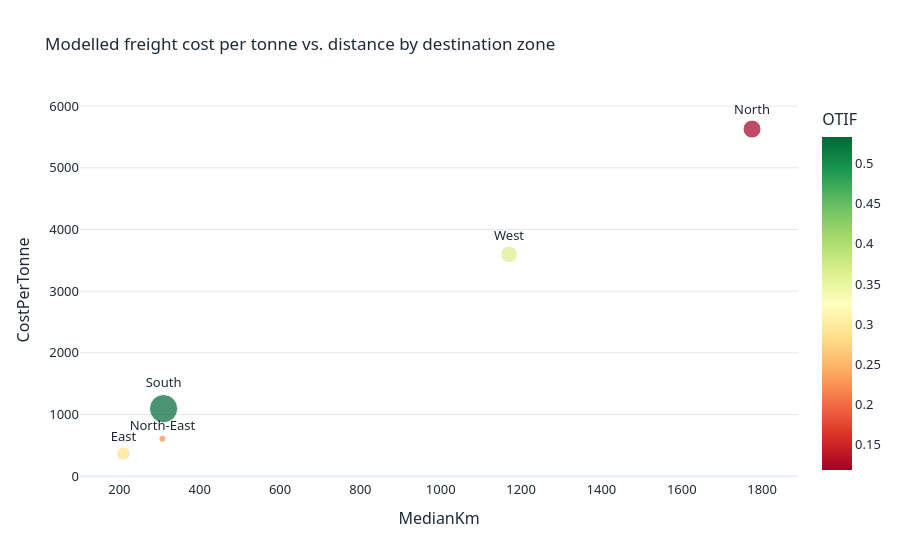

The cell this chart's notebook holds for it:
### Markdown cell above
## Part XII: Q8, Cost Efficiency by Region (Modelled)

### Code cell
cost = (df.groupby("DestinationZone").agg(Trips=("BookingID", "count"), SpendINR_M=("EstFreightCostINR", lambda s: s.sum() / 1e6),
          CostPerTrip=("EstFreightCostINR", "mean"), CostPerTonne=("EstCostPerTonneINR", "median"),
          CostPerTonneKm=("EstCostPerTonneKmINR", "median"), MedianKm=("DistanceKm", "median"), OTIF=("IsOnTime", "mean"))
          .query("Trips >= 10").sort_values("CostPerTonne", ascending=False))
display(cost)
fig = px.scatter(cost.reset_index(), x="MedianKm", y="CostPerTonne", size="Trips", color="OTIF", text="DestinationZone",
                 color_continuous_scale="RdYlGn", title="Modelled freight cost per tonne vs. distance by destination zone")
fig.update_traces(textposition="top center"); fig.show()

### Figure 1 — Plotly figure (JSON) as saved in the notebook; plotly's stock layout.template omitted (floating-point values rounded to 4 significant figures)
{"data": [{"hovertemplate": "MedianKm=%{x}<br>CostPerTonne=%{y}<br>Trips=%{marker.size}<br>DestinationZone=%{text}<br>OTIF=%{marker.color}<extra></extra>", "legendgroup": "", "marker": {"color": [0.1181, 0.3674, 0.5333, 0.219, 0.2861], "coloraxis": "coloraxis", "size": [711, 607, 1757, 105, 395], "sizemode": "area", "sizeref": 4.393, "symbol": "circle"}, "mode": "markers+text", "name": "", "orientation": "v", "showlegend": false, "text": ["North", "West", "South", "North-East", "East"], "textposition": "top center", "type": "scatter", "x": [1775.0, 1170.0, 310.0, 307.0, 210.0], "xaxis": "x", "y": [5628.0, 3597.0, 1095.0, 607.0, 368.0], "yaxis": "y"}], "layout": {"coloraxis": {"autocolorscale": false, "colorbar": {"title": {"text": "OTIF"}}, "colorscale": [[0.0, "rgb(165,0,38)"], [0.1, "rgb(215,48,39)"], [0.2, "rgb(244,109,67)"], [0.3, "rgb(253,174,97)"], [0.4, "rgb(254,224,139)"], [0.5, "rgb(255,255,191)"], [0.6, "rgb(217,239,139)"], [0.7, "rgb(166,217,106)"], [0.8, "rgb(102,189,99)"], [0.9, "rgb(26,152,80)"], [1.0, "rgb(0,104,55)"]]}, "legend": {"itemsizing": "constant", "tracegroupgap": 0}, "title": {"text": "Modelled freight cost per tonne vs. distance by destination zone"}, "xaxis": {"anchor": "y", "domain": [0.0, 1.0], "title": {"text": "MedianKm"}}, "yaxis": {"anchor": "x", "domain": [0.0, 1.0], "title": {"text": "CostPerTonne"}}}}
